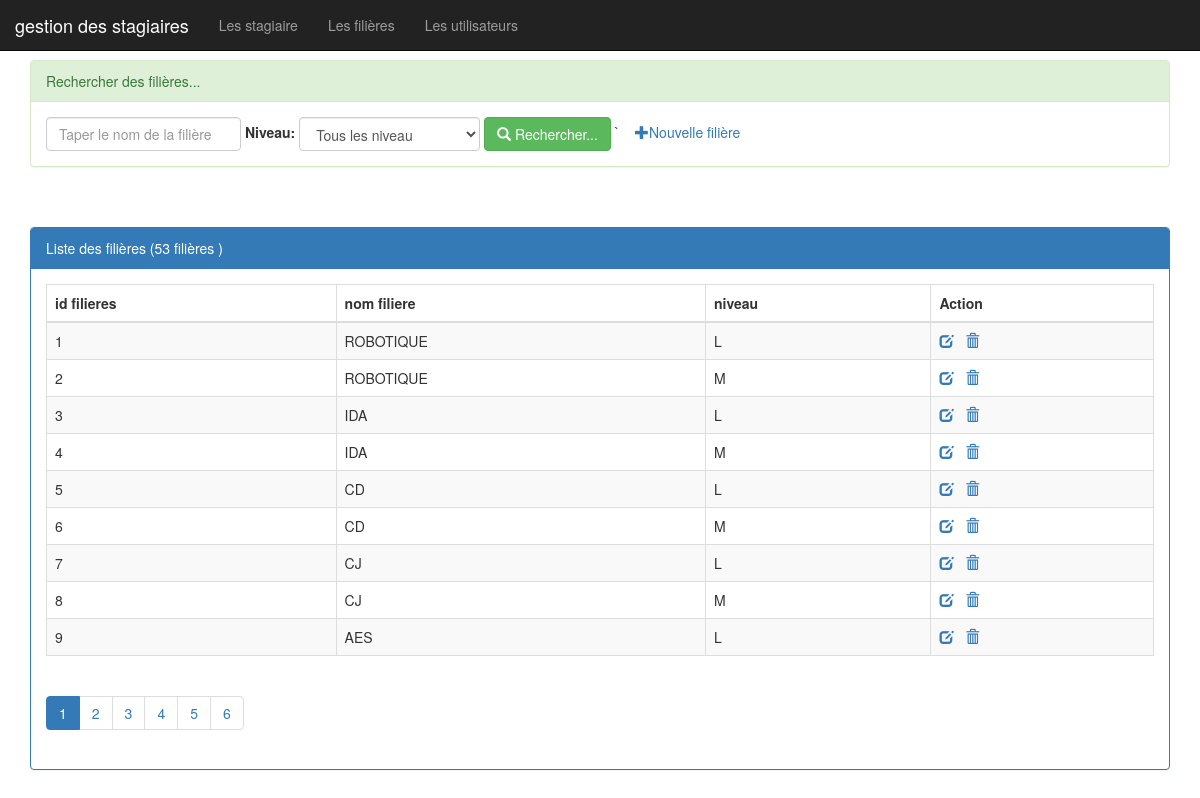
The app's page /filières.php with its own data.
### filières.php (the view, shortened to what this page needs)
<?php
require_once("connexiondb.php");
  $nomf = isset($_GET['nomF']) ? $_GET['nomF'] : "";
  $niveau = isset($_GET['niveau']) ? $_GET['niveau'] : "all";
  $size = isset($_GET['size']) ? $_GET['size'] : 9;
$page = isset($_GET['page']) ? $_GET['page'] : 1;
$offset = ($page-1)*$size;
  if ($niveau=="all") {
      $requete="select * from filières
       where nomfiliere like '%$nomf%'
       limit $size
       offset $offset";
       $requeteCount="select count(*) countF from filières
       where nomfiliere like '%$nomf%' ";
         }
  $resultatF=$pdo -> query($requete);
  $resultatCount=$pdo -> query($requeteCount);
$tabCount = $resultatCount->fetch();
$nbrfiliere = $tabCount['countF'];
$reste=$nbrfiliere%$size;
if ($reste === 0)
  $nbrPage = $nbrfiliere / $size;
else
  $nbrPage = floor($nbrfiliere / $size) + 1;
?>
<!DOCTYPE html>
<html>
<head>
<link rel="stylesheet" href="//netdna.bootstrapcdn.com/bootstrap/3.1.1/css/bootstrap.min.css">
<link rel="stylesheet" href="css/monstyle.css">
</head>
 <body>
     <?php include("menu.php"); ?>
     <div class="container">
          <div class="panel panel-success margetop">
             <div class="panel-heading">Rechercher des filières...</div>
             <div class="panel-body">
               <form action="filières.php" method="get" class="form-inline">
                  <div class="form-group">
                  <input type="text" name="nomF" placeholder="Taper le nom de la filière" class="form-control" value="<?php echo $nomf ?>">
                  </div>
                  <label for="niveau">Niveau:</label>
                   <select name="niveau" class="form-control" id="niveau" onchange="this.form.submit()">
                   <option value="all" <?php if($niveau==="all")echo "selected" ?>>Tous les niveau</option>
                  </select>
                  <button type="submit" class="btn btn-success">
                     <span class="glyphicon glyphicon-search"></span>
                      Rechercher...
                     </button>
                     `&nbsp &nbsp
                     <a href="vouvellefilière.php">
                     <span class="glyphicon glyphicon-plus"></span>Nouvelle filière</a>
               </form>
             </div>
          </div>
          <div class="panel panel-primary margetop">
             <div class="panel-heading">Liste des filières (<?php echo $nbrfiliere?> filières )</div>
             <div class="panel-body">
               <table class="table table-striped table-bordered">
                  <thead>
                   <tr>
                     <th>id filieres</th><th>nom filiere</th><th>niveau</th><th>Action</th>
                   </tr>
                  </thead>
                  <tbody>
                   <?php while($filières=$resultatF->fetch()){ ?>
                     <tr>
                        <td><?php echo $filières['idfilieres'] ?></td>
                        <td><?php echo $filières['nomfiliere'] ?></td>
                        <td><?php echo $filières['niveau']     ?></td>
                        <td>
                         <a href="editerfilière.php">
                           <span class="glyphicon glyphicon-edit"></span>
                         </a>
                         <a onclick="return confirm('Êtes vous sûr de vouloir supprimer la filière')"
                          href="supprimerfilière.php">
                         <span class="glyphicon glyphicon-trash"></span>
                         </a>
                        </td>
                     </tr>
                   <?php
                    }
                   ?>
                  </tbody>
               </table>
               <div>
                  <ul class="pagination">
                   <?php  for($i=1;$i<=$nbrPage;$i++)  { ?>
                     <li class="<?php if($i==$page) echo'active'?>"> <a href="filières.php?page=<?php echo $i; ?> ">
                             <?php echo $i; ?>
                          </a>
                    </li>
                   <?php }  ?>
                   </ul>
               </div>
             </div>
          </div>
     </div>
 </body>
</html>

### menu.php
<nav class="navbar navbar-inverse navbar-fixed-top">
<div class="container-fluid">
<div class="navbar-header">
<a class="navbar-brand" href="index.php"> gestion des stagiaires</a>
</div>
    <ul class="nav navbar-nav">
        <li><a href="stagiaires.php">Les stagiaire</a></li>
        <li><a href="filières.php">Les filières</a></li>
        <li><a href="utilisateurs.php">Les utilisateurs</a></li>
    </ul>
    </div>
</nav>

### css/monstyle.css (style rules this page uses)
.margetop { margin-top: 60px; }

### records on screen
filières: idfilieres "1", nomfiliere "ROBOTIQUE", niveau "L"
filières: idfilieres "2", nomfiliere "ROBOTIQUE", niveau "M"
filières: idfilieres "3", nomfiliere "IDA", niveau "L"
filières: idfilieres "4", nomfiliere "IDA", niveau "M"
filières: idfilieres "5", nomfiliere "CD", niveau "L"
filières: idfilieres "6", nomfiliere "CD", niveau "M"
filières: idfilieres "7", nomfiliere "CJ", niveau "L"
filières: idfilieres "8", nomfiliere "CJ", niveau "M"
filières: idfilieres "9", nomfiliere "AES", niveau "L"

### other values on screen
$nbrfiliere "53"
